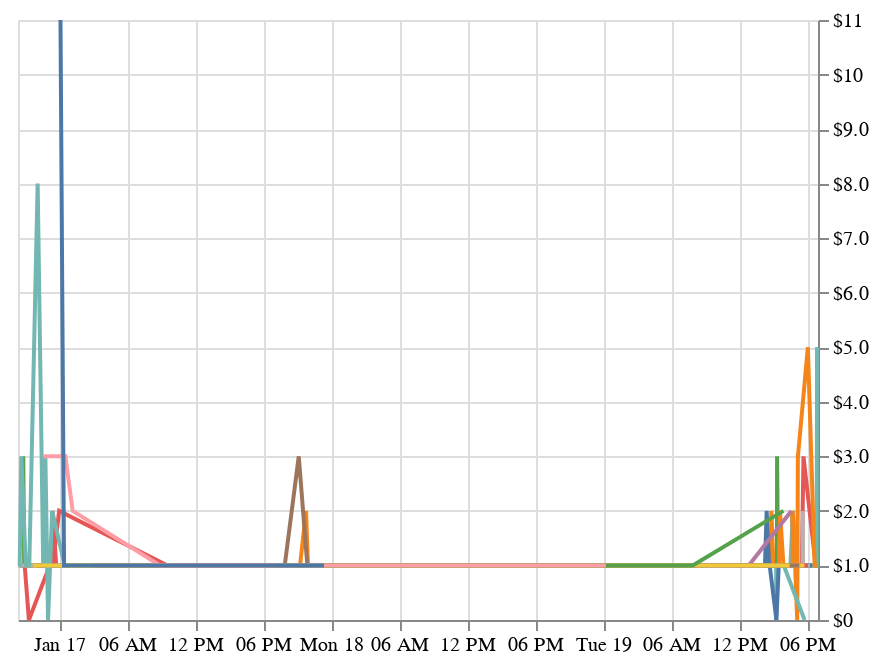

Notebook source saved alongside this figure:
### Code cell
line_plot(subs,'created_date:T','score:Q','flair:N')

### Figure 1 — Vega-Lite specification as saved in the notebook (floating-point values rounded to 4 significant figures; data arrays with more than 128 entries replaced by an {"elided": "..."} marker saying what was removed)
{"config": {"view": {"continuousWidth": 400, "continuousHeight": 300}}, "data": {"name": "data-00e9c00e20c97ccf0c7020f996111575"}, "mark": "line", "encoding": {"color": {"type": "nominal", "field": "flair", "legend": null}, "tooltip": [{"type": "nominal", "field": "flair"}, {"type": "quantitative", "field": "score"}, {"type": "temporal", "field": "created_date"}], "x": {"type": "temporal", "axis": {"title": ""}, "field": "created_date", "scale": {"zero": false}}, "y": {"type": "quantitative", "axis": {"format": "$,r", "orient": "right", "title": ""}, "field": "score", "scale": {"zero": false}}}, "$schema": "https://vega.github.io/schema/vega-lite/v4.8.1.json", "datasets": {"data-00e9c00e20c97ccf0c7020f996111575": {"elided": "773 records"}}}
